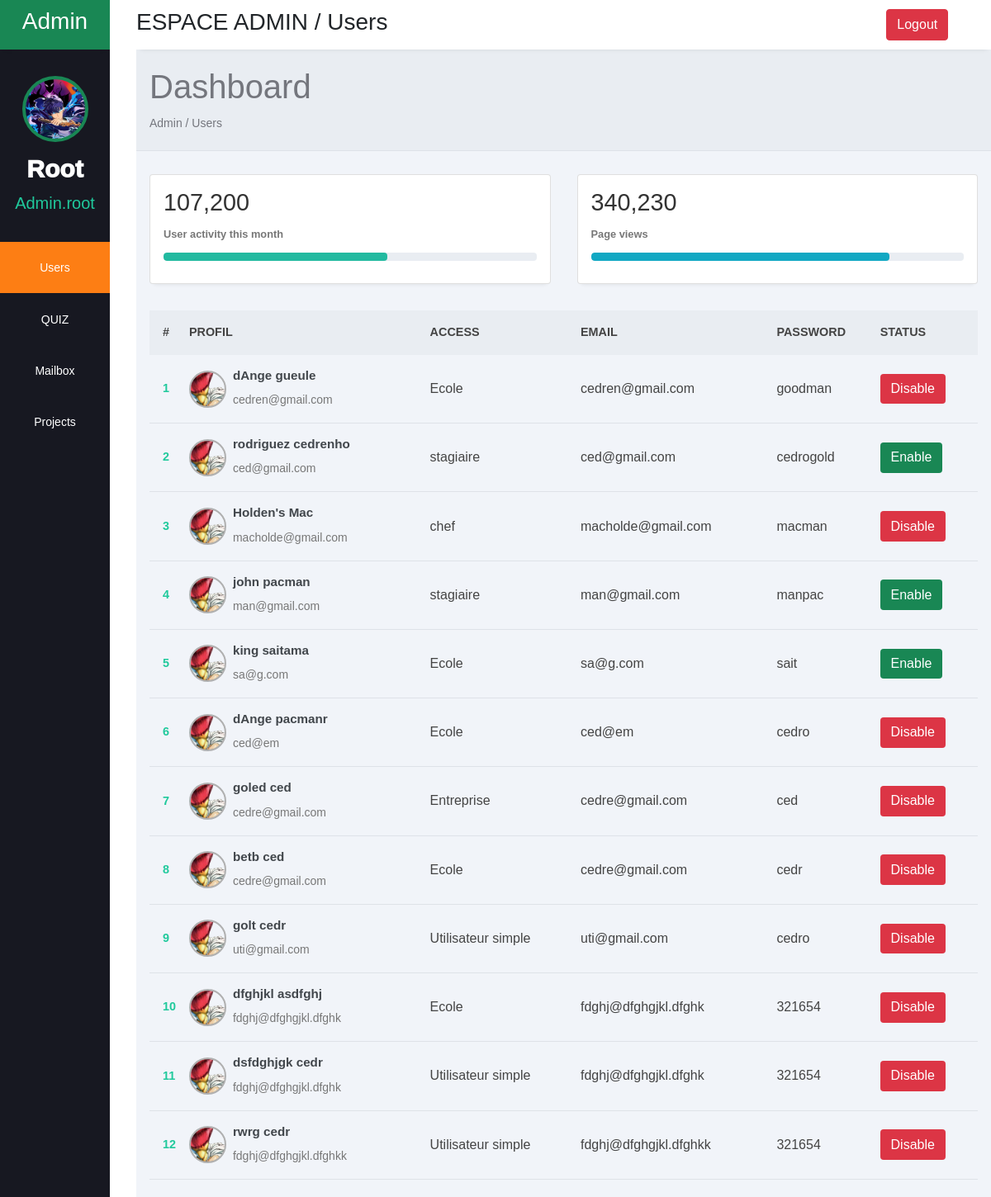
/admin.php (signed in), run on the app's committed database.
### tables this page shows
CREATE TABLE `users` (
  `id_user` int(11) NOT NULL,
  `last_name` varchar(60) NOT NULL,
  `first_name` varchar(60) NOT NULL,
  `user_role` varchar(30) NOT NULL,
  `email` varchar(255) NOT NULL,
  `password` varchar(255) NOT NULL,
  `status` tinyint(1) NOT NULL DEFAULT 1 COMMENT 'statut du compte'
);

### admin.php (the view, shortened to what this page needs)
<?php
	$bdd = new PDO('mysql:host=localhost;dbname=gestion_inf;', 'root','');
?>
<!DOCTYPE html>
<html lang="fr">
<head>
</head>
<body>
<!DOCTYPE html>
<html lang="fr">
<head>
	<link rel="stylesheet" href="style.css">
	<link rel="stylesheet" href="https://maxst.icons8.com/vue-static/landings/line-awesome/line-awesome/1.3.0/css/line-awesome.min.css">
	<link rel="stylesheet" href="css/bootstrap.css">
</head>
<body>
	<div class="sidebar">
		<div class="side-header">
			<h3>Admin</h3>
		</div>
		<div class="side-content">
			<div class="profile">
				<div class="profile-img bg-img" style="background-image: url(img/1.webp)"></div>
				<h4>Root</h4>
				<small>Admin.root</small>
			</div>
			<div class="side-menu">
				<ul>
					<li>
						<a href="" class="active">
							<small>Users</small>
						</a>
					</li>
					<li>
						<a href="quiz_admin.php">
							<small>QUIZ</small>
						</a>
					</li>
					<li>
						<a href="">
							<small>Mailbox</small>
						</a>
					</li>
					<li>
						<a href="">
							<small>Projects</small>
						</a>
					</li>
				</ul>
			</div>
		</div>
	</div>
	<div class="main-content">
		<header>
			<div class="header-content">
				<div class="header-menu">
					<div class="espace_admin">
						<h3>ESPACE ADMIN / Users</h3>
					</div>
					<a href="logout.php" class="btn btn-danger">Logout</a>
				</div>
			</div>
		</header>
		<main>
			<div class="page-header">
				<h1>Dashboard</h1>
				<small>Admin / Users</small>
			</div>
			<div class="page-content">
				<div class="analytics">
					<div class="card">
						<div class="card-head">
							<h2>107,200</h2>
						</div>
						<div class="card-progress">
							<small>User activity this month</small>
							<div class="card-indicator">
								<div class="indicator one" style="width: 60%"></div>
							</div>
						</div>
					</div>
					<div class="card">
						<div class="card-head">
							<h2>340,230</h2>
						</div>
						<div class="card-progress">
							<small>Page views</small>
							<div class="card-indicator">
								<div class="indicator two" style="width: 80%"></div>
							</div>
						</div>
					</div>
				</div>
				<div class="list table-responsive">
					<div>
						<table width="100%">
							<thead>
								<tr>
									<th>#</th>
									<th><span class="las la-sort"></span> PROFIL</th>
									<th><span class="las la-sort"></span> ACCESS</th>
									<th><span class="las la-sort"></span> EMAIL</th>
									<th><span class="las la-sort"></span> PASSWORD</th>
									<th><span class="las la-sort"></span> STATUS</th>
								</tr>
							</thead>
								<tbody>
									<?php
										$requete = $bdd->query('SELECT * FROM users');
										$users = $requete->fetchAll(PDO::FETCH_ASSOC);
										foreach($users as $user) {
											?>
											<tr class="list">
												<td><?= $user['id_user']; ?></td>
												<td>
													<div class="client">
														<div class="client-img bg-img" style="background-image: url(img/3.png)"></div>
														<div class="client-info">
																<h4><?= $user['first_name']; ?> <?= $user['last_name']; ?></h4>
																<small><?= $user['email']; ?></small>
														</div>
													</div>
												</td>
												<td>
													<?= $user['user_role']; ?>
												</td>
												<td>
													<?= $user['email']; ?>
												</td>
												<td>
													<?= $user['password']; ?>
												</td>
												<td>
												<?php
													if(($user['status']) == 1){
														$statut_style = 'btn btn-danger';
													} else {
														$statut_style = 'btn btn-success';
													}
													?>
													<h3 <?php echo 'class="status_button btn btn-primary btn-sm'.$statut_style.'"'; ?>>
														<?php
															if(($user['status']) == 1){
																echo '<a href="status_user.php?id='.$user['id_user'].'&status=0">Disable</a>';
															} else {
																echo '<a href="status_user.php?id='.$user['id_user'].'&status=1">Enable</a>';
															}
														?>
													</h3>
												</td>
											</tr>
											<?php
										}
									?>
								</tbody>
					   </table>
					</div>
				</div>
			</div>
		</main>
	</div>
</body>
</html>
</body>
</html>

### style.css (style rules this page uses)
:root { --main-color: #0d6efd; --color-dark: #34425A; --text-grey: #B0B0B0; }
* { margin: 0; padding: 0; text-decoration: none; list-style-type: none; box-sizing: border-box; font-family: 'Merriweather', sans-serif; }
.sidebar { position: fixed; height: 100%; width: 133px; left: 0; bottom: 0; top: 0; z-index: 100; background: rgb(23, 24, 33); transition: left 300ms; }
.side-header { box-shadow: 0px 5px 5px -5px rgb(0 0 0 /10%); background: var(--bs-success); height: 60px; display: flex; justify-content: center; align-items: center; }
.side-header h3, side-head span { color: #fff; font-weight: 400; }
.side-content { height: calc(100vh - 60px); overflow: auto; }
.profile { text-align: center; padding: 2rem 0rem; }
.bg-img { background-repeat: no-repeat; background-size: cover; border-radius: 50%; background-size: cover; }
.profile-img { height: 80px; width: 80px; display: inline-block; margin: 0 auto .5rem auto; border: 4px solid var(--bs-green); }
.profile h4 { color: #fff; font-weight: 950; font-size: 30px; }
.profile small { color: var(--bs-teal); font-weight: 450; font-size: 20px; }
.side-menu ul { text-align: center; }
.side-menu a { display: block; padding: 1.2rem 0rem; }
.side-menu a.active { background: var(--bs-orange); }
.side-menu a.active span, .side-menu a.active small { color: #fff; }
.side-menu a span, .side-menu a small { color: #fff; }
.main-content { margin-left: 165px; width: calc(100% - 165px); transition: margin-left 300ms; }
header { position: fixed; right: 0; top: 0; left: 165px; z-index: 100; height: 60px; box-shadow: 0px 5px 5px -5px rgb(0 0 0 /10%); background: #fff; transition: left 300ms; }
.header-menu { padding: 0.6rem 0; display: flex; justify-content: space-between; align-content: center; flex-direction: row; align-items: center; }
.header-menu a { display: block; margin-right: calc(100% - 95%); }
main { margin-top: 60px; }
.page-header { padding: 1.3rem 1rem; background: #E9edf2; border-bottom: 1px solid #dee2e8; }
.page-header h1, .page-header small { color: #74767d; }
.page-content { padding: 1.3rem 1rem; background: #f1f4f9; }
.analytics { display: grid; grid-template-columns: repeat(4, 1fr); grid-gap: 2rem; margin-top: .5rem; margin-bottom: 2rem; }
.card { box-shadow: 0px 5px 5px -5px rgb(0 0 0 / 10%); background: #fff; padding: 1rem; border-radius: 3px; }
.card-head { display: flex; justify-content: space-between; align-items: center; }
.card-head h2 { color: #333; font-size: 1.8rem; font-weight: 500; }
.card-progress small { color: #777; font-size: .8rem; font-weight: 600; }
.card-indicator { margin: .7rem 0rem; height: 10px; border-radius: 4px; background: #e9edf2; overflow: hidden; }
.indicator { height: 10px; border-radius: 4px; }
.indicator.one { background: #22baa0; }
.indicator.two { background: #11a8c3; }
.table-responsive { width: 100%; overflow: auto; }
table { border-collapse: collapse; }
table thead tr { background: #e9edf2; }
table thead th { padding: 1rem 0rem; text-align: left; color: #444; font-size: .9rem; }
table thead th:first-child { padding-left: 1rem; }
table tbody td { padding: 1rem 0rem; color: #444; }
table tbody td:first-child { padding-left: 1rem; color: #20C99C; font-weight: 600; font-size: .9rem; }
table tbody tr { border-bottom: 1px solid #dee2e8; }
.client { display: flex; align-items: center; }
.client-img { margin-right: .5rem; border: 2px solid #b0b0b0; height: 45px; width: 45px; }
.client-info h4 { color: #41464b; font-size: .95rem; font-weight: 900; }
.client-info small { color: #777; }
.status_button { margin: 0; font-size: 16px; border-radius: 4px; }
h3.status_button { padding: 0; border: none; }
h3.status_button a { display: block; width: 100%; padding: 0.4rem 0.8rem; }
@media only screen and (max-width: 1200px) { .analytics { grid-template-columns: repeat(2, 1fr); } }

### data on the page
users: id_user "1", first_name "dAnge", last_name "gueule", email "cedren@gmail.com", user_role "Ecole", password "goodman"
users: id_user "2", first_name "rodriguez", last_name "cedrenho", email "ced@gmail.com", user_role "stagiaire", password "cedrogold"
users: id_user "3", first_name "Holden's", last_name "Mac", email "macholde@gmail.com", user_role "chef", password "macman"
users: id_user "4", first_name "john", last_name "pacman", email "man@gmail.com", user_role "stagiaire", password "manpac"
users: id_user "5", first_name "king", last_name "saitama", email "sa@g.com", user_role "Ecole", password "sait"
users: id_user "6", first_name "dAnge", last_name "pacmanr", email "ced@em", user_role "Ecole", password "cedro"
users: id_user "7", first_name "goled", last_name "ced", email "cedre@gmail.com", user_role "Entreprise", password "ced"
users: id_user "8", first_name "betb", last_name "ced", email "cedre@gmail.com", user_role "Ecole", password "cedr"
users: id_user "9", first_name "golt", last_name "cedr", email "uti@gmail.com", user_role "Utilisateur simple", password "cedro"
users: id_user "10", first_name "dfghjkl", last_name "asdfghj", email "fdghj@dfghgjkl.dfghk", user_role "Ecole", password "321654"
users: id_user "11", first_name "dsfdghjgk", last_name "cedr", email "fdghj@dfghgjkl.dfghk", user_role "Utilisateur simple", password "321654"
users: id_user "12", first_name "rwrg", last_name "cedr", email "fdghj@dfghgjkl.dfghkk", user_role "Utilisateur simple", password "321654"
